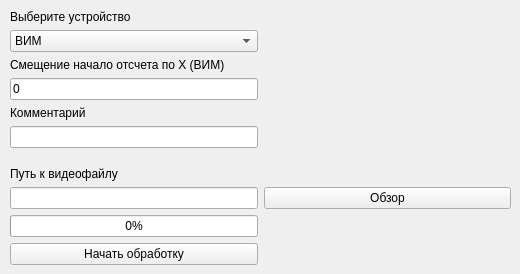
         <widget class="QWidget" name="tab_postprocessing">
          <attribute name="title">
           <string>Постобработка</string>
          </attribute>
          <widget class="QWidget" name="gridLayoutWidget_3">
           <property name="geometry">
            <rect>
             <x>10</x>
             <y>10</y>
             <width>501</width>
             <height>255</height>
            </rect>
           </property>
           <layout class="QGridLayout" name="gridLayout_10">
            <item row="9" column="0">
             <widget class="QPushButton" name="pushButton_start_processing">
              <property name="sizePolicy">
               <sizepolicy hsizetype="Minimum" vsizetype="Fixed">
                <horstretch>0</horstretch>
                <verstretch>0</verstretch>
               </sizepolicy>
              </property>
              <property name="text">
               <string>Начать обработку</string>
              </property>
             </widget>
            </item>
            <item row="8" column="0">
             <widget class="QProgressBar" name="progressBar">
              <property name="sizePolicy">
               <sizepolicy hsizetype="Minimum" vsizetype="Fixed">
                <horstretch>0</horstretch>
                <verstretch>0</verstretch>
               </sizepolicy>
              </property>
              <property name="value">
               <number>0</number>
              </property>
             </widget>
            </item>
            <item row="6" column="0">
             <widget class="QLabel" name="label_21">
              <property name="sizePolicy">
               <sizepolicy hsizetype="Minimum" vsizetype="MinimumExpanding">
                <horstretch>0</horstretch>
                <verstretch>0</verstretch>
               </sizepolicy>
              </property>
              <property name="text">
               <string>Путь к видеофайлу</string>
              </property>
              <property name="alignment">
               <set>Qt::AlignmentFlag::AlignBottom|Qt::AlignmentFlag::AlignLeading|Qt::AlignmentFlag::AlignLeft</set>
              </property>
             </widget>
            </item>
            <item row="1" column="0">
             <widget class="QComboBox" name="comboBox_postprocessing_mode">
              <property name="sizePolicy">
               <sizepolicy hsizetype="Minimum" vsizetype="Fixed">
                <horstretch>0</horstretch>
                <verstretch>0</verstretch>
               </sizepolicy>
              </property>
              <item>
               <property name="text">
                <string>ВИМ</string>
               </property>
              </item>
              <item>
               <property name="text">
                <string>Лазер</string>
               </property>
              </item>
             </widget>
            </item>
            <item row="7" column="0">
             <widget class="QLineEdit" name="lineEdit">
              <property name="sizePolicy">
               <sizepolicy hsizetype="Minimum" vsizetype="Preferred">
                <horstretch>0</horstretch>
                <verstretch>0</verstretch>
               </sizepolicy>
              </property>
             </widget>
            </item>
            <item row="2" column="0">
             <widget class="QLabel" name="label_23">
              <property name="sizePolicy">
               <sizepolicy hsizetype="Minimum" vsizetype="Preferred">
                <horstretch>0</horstretch>
                <verstretch>0</verstretch>
               </sizepolicy>
              </property>
              <property name="text">
               <string>Смещение начало отсчета по X (ВИМ)</string>
              </property>
             </widget>
            </item>
            <item row="3" column="0">
             <widget class="QLineEdit" name="lineEdit_postprocessing_offset">
              <property name="sizePolicy">
               <sizepolicy hsizetype="Minimum" vsizetype="Fixed">
                <horstretch>0</horstretch>
                <verstretch>0</verstretch>
               </sizepolicy>
              </property>
              <property name="text">
               <string>0</string>
              </property>
             </widget>
            </item>
            <item row="0" column="0">
             <widget class="QLabel" name="label_22">
              <property name="sizePolicy">
               <sizepolicy hsizetype="Minimum" vsizetype="Preferred">
                <horstretch>0</horstretch>
                <verstretch>0</verstretch>
               </sizepolicy>
              </property>
              <property name="text">
               <string>Выберите устройство</string>
              </property>
             </widget>
            </item>
            <item row="4" column="0">
             <widget class="QLabel" name="label_24">
              <property name="sizePolicy">
               <sizepolicy hsizetype="Minimum" vsizetype="Preferred">
                <horstretch>0</horstretch>
                <verstretch>0</verstretch>
               </sizepolicy>
              </property>
              <property name="text">
               <string>Комментарий</string>
              </property>
             </widget>
            </item>
            <item row="8" column="1">
             <widget class="QLabel" name="label_time">
              <property name="sizePolicy">
               <sizepolicy hsizetype="Minimum" vsizetype="Preferred">
                <horstretch>0</horstretch>
                <verstretch>0</verstretch>
               </sizepolicy>
              </property>
              <property name="text">
               <string/>
              </property>
             </widget>
            </item>
            <item row="7" column="1">
             <widget class="QPushButton" name="pushButton_select_path">
              <property name="sizePolicy">
               <sizepolicy hsizetype="Minimum" vsizetype="Fixed">
                <horstretch>0</horstretch>
                <verstretch>0</verstretch>
               </sizepolicy>
              </property>
              <property name="text">
               <string>Обзор</string>
              </property>
             </widget>
            </item>
            <item row="5" column="0">
             <widget class="QLineEdit" name="lineEdit_postprocessing_comment">
              <property name="sizePolicy">
               <sizepolicy hsizetype="Minimum" vsizetype="Fixed">
                <horstretch>0</horstretch>
                <verstretch>0</verstretch>
               </sizepolicy>
              </property>
             </widget>
            </item>
           </layout>
          </widget>
         </widget>
